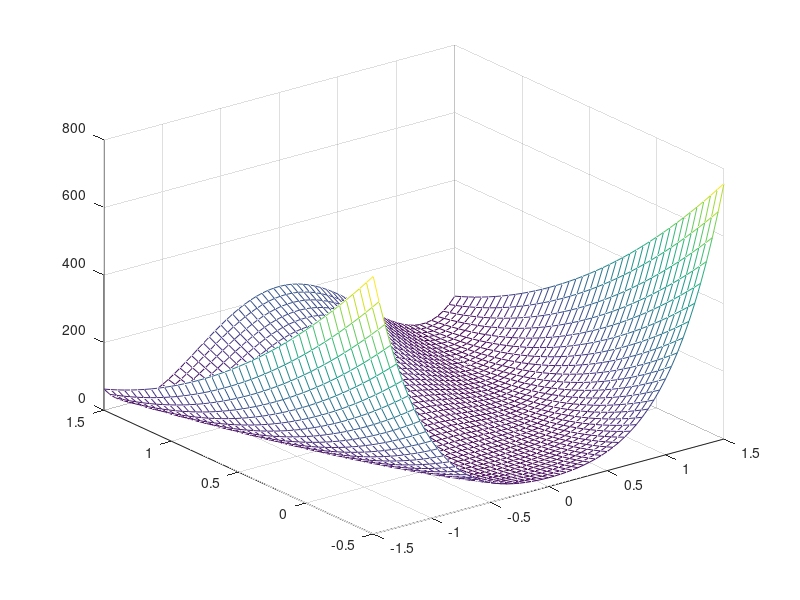
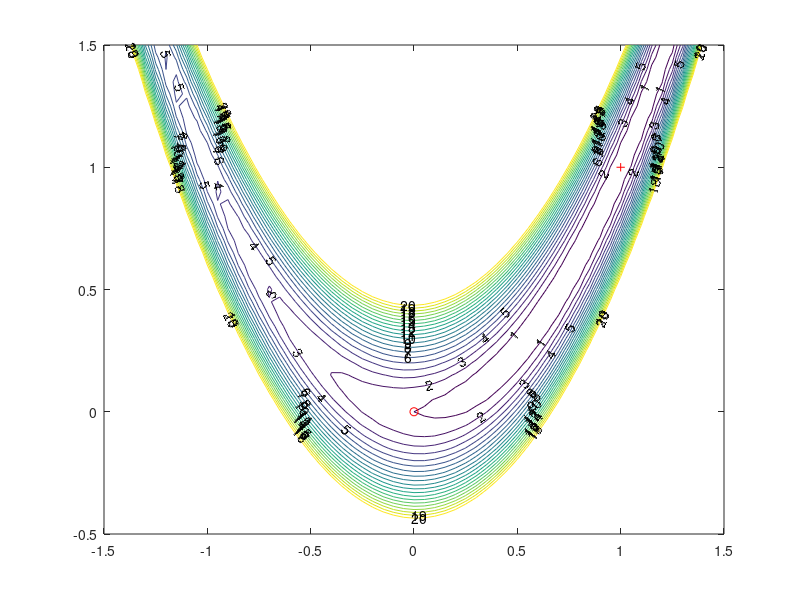

Write the MATLAB code that produced these figures, in order. (Note: this script raises an error after producing the figures.)
% MECH 559 - M. Kokkolaras
% McGill University
% Conjugate gradients method for Rosenbrock's 2-d function


clear
%close all
clc

% Plot function
x1=-1.5:.05:1.5;
x2=-.5:.05:1.5;
for i=1:length(x2)
    for j = 1:length(x1)
        f(i,j) = (1 - x1(j))^2 + 100 * (x2(i) - x1(j)^2)^2;
    end
end

figure(1)
clf
mesh(x1,x2,f)

V = 0:1:20;
figure(2)
clf
cs = contour(x1,x2,f,V); 
clabel(cs)
hold on
plot(1,1,'r+')


% Ask for intitial guess
%xold = input('Type initial guess as a column vector');
xold  = [-1.2 1]'; % problematic initial guess
xold = [-1 -1]';
xold = [0 0]';
%xold = [1 0]';
plot(xold(1),xold(2),'ro')
disp(['objective function value = ',num2str(rosenbrock_obj(xold))])

my_epsilon = .01;
kmax = 200;

my_continue = 0;
k = 1;
d = -rosenbrock_grad(xold)';
while my_continue == 0
      alpha_k = - (rosenbrock_grad(xold)*d)/(d'*rosenbrock_hessian(xold)*d);
      %alpha_k = - (rosenbrock_grad(xold)*d)/(d'*d);
xnew = xold + alpha_k * d;
      k = k + 1
      %beta_k = rosenbrock_grad(xnew) * d / (d'* d);
      beta_k = rosenbrock_grad(xnew) * rosenbrock_hessian(xold) * d / (d'* rosenbrock_hessian(xold) * d);
      %beta_k = rosenbrock_grad(xnew) * rosenbrock_grad(xnew)' / (d' * d);
      %beta_k = rosenbrock_grad(xnew) * d / (d'* rosenbrock_hessian(xnew) * d);
      dnew = - rosenbrock_grad(xnew)' + beta_k * d;
      xold = xnew;
      d = dnew;
      disp(['norm of gradient = ', num2str(norm(rosenbrock_grad(xnew)))])
      disp(['objective function value = ',num2str(rosenbrock_obj(xnew))])
      plot(xnew(1),xnew(2),'ro')
      %pause
      if norm(rosenbrock_grad(xnew)) <= my_epsilon
         disp('gradient norm less than threshold: converged')
         my_continue = 1;
      end
      if k > kmax
         my_continue = 1;
         disp('maximum number of iteration reached')
      end
end  